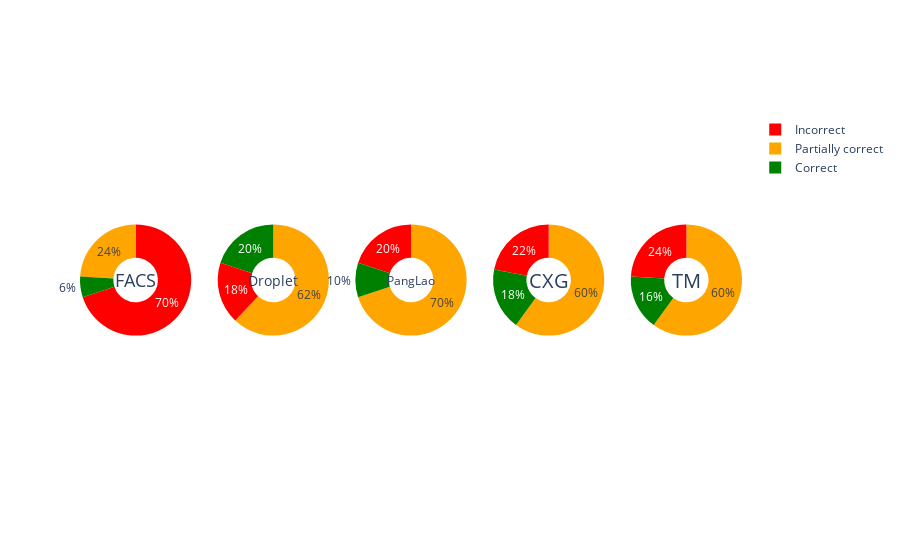

Notebook code for this chart:
### Code cell
# Figure 1b - smae results but in pie chart forms

labels = ["Correct", "Partially correct", "Incorrect"]

# Create subplots: use 'domain' type for Pie subplot
fig = make_subplots(rows=1, cols=5, specs=[[{'type':'domain'}, 
                                            {'type':'domain'},
                                            {'type':'domain'},
                                            {'type':'domain'},
                                            {'type':'domain'}]])
fig.add_trace(go.Pie(labels=labels, values=[3, 12, 35], name="mATLAS Droplet"),
              1, 1)
fig.add_trace(go.Pie(labels=labels, values=[10, 31, 9], name="mATLAS FACS"),
              1, 2)
fig.add_trace(go.Pie(labels=labels, values=[5, 35, 10], name="PangLao"),
              1, 3)
fig.add_trace(go.Pie(labels=labels, values=[9, 30, 11], name="CellXGene"),
              1, 4)
fig.add_trace(go.Pie(labels=labels, values=[8, 30, 12], name="Tabula Muris"),
              1, 5)

# Use `hole` to create a donut-like pie chart
fig.update_traces(hole=.4, hoverinfo="label+percent+name", 
                  marker=dict(colors=['green', 'orange', 'red']))

fig.update_layout(
    # Add annotations in the center of the donut pies.
    annotations=[dict(text='FACS', x=sum(fig.get_subplot(1, 1).x) / 2, y=0.5,
                      font_size=18, showarrow=False, xanchor="center"),
                 dict(text='Droplet', x=sum(fig.get_subplot(1, 2).x) / 2, y=0.5,
                      font_size=14, showarrow=False, xanchor="center"),
                 dict(text='PangLao', x=sum(fig.get_subplot(1, 3).x) / 2, y=0.5,
                 font_size=12, showarrow=False, xanchor="center"),
                 dict(text='CXG', x=sum(fig.get_subplot(1, 4).x) / 2, y=0.5,
                 font_size=20, showarrow=False, xanchor="center"),
                 dict(text='TM', x=sum(fig.get_subplot(1, 5).x) / 2, y=0.5,
                 font_size=20, showarrow=False, xanchor="center")])
fig.show()

### Figure 1 — Plotly figure (JSON) as saved in the notebook; plotly's stock layout.template omitted (floating-point values rounded to 4 significant figures)
{"data": [{"domain": {"x": [0, 0.168], "y": [0, 1]}, "hole": 0.4, "hoverinfo": "label+percent+name", "labels": ["Correct", "Partially correct", "Incorrect"], "marker": {"colors": ["green", "orange", "red"]}, "name": "mATLAS Droplet", "type": "pie", "values": [3, 12, 35]}, {"domain": {"x": [0.208, 0.376], "y": [0, 1]}, "hole": 0.4, "hoverinfo": "label+percent+name", "labels": ["Correct", "Partially correct", "Incorrect"], "marker": {"colors": ["green", "orange", "red"]}, "name": "mATLAS FACS", "type": "pie", "values": [10, 31, 9]}, {"domain": {"x": [0.416, 0.584], "y": [0, 1]}, "hole": 0.4, "hoverinfo": "label+percent+name", "labels": ["Correct", "Partially correct", "Incorrect"], "marker": {"colors": ["green", "orange", "red"]}, "name": "PangLao", "type": "pie", "values": [5, 35, 10]}, {"domain": {"x": [0.624, 0.792], "y": [0, 1]}, "hole": 0.4, "hoverinfo": "label+percent+name", "labels": ["Correct", "Partially correct", "Incorrect"], "marker": {"colors": ["green", "orange", "red"]}, "name": "CellXGene", "type": "pie", "values": [9, 30, 11]}, {"domain": {"x": [0.832, 1], "y": [0, 1]}, "hole": 0.4, "hoverinfo": "label+percent+name", "labels": ["Correct", "Partially correct", "Incorrect"], "marker": {"colors": ["green", "orange", "red"]}, "name": "Tabula Muris", "type": "pie", "values": [8, 30, 12]}], "layout": {"annotations": [{"font": {"size": 18}, "showarrow": false, "text": "FACS", "x": 0.084, "xanchor": "center", "y": 0.5}, {"font": {"size": 14}, "showarrow": false, "text": "Droplet", "x": 0.292, "xanchor": "center", "y": 0.5}, {"font": {"size": 12}, "showarrow": false, "text": "PangLao", "x": 0.5, "xanchor": "center", "y": 0.5}, {"font": {"size": 20}, "showarrow": false, "text": "CXG", "x": 0.708, "xanchor": "center", "y": 0.5}, {"font": {"size": 20}, "showarrow": false, "text": "TM", "x": 0.916, "xanchor": "center", "y": 0.5}]}}
